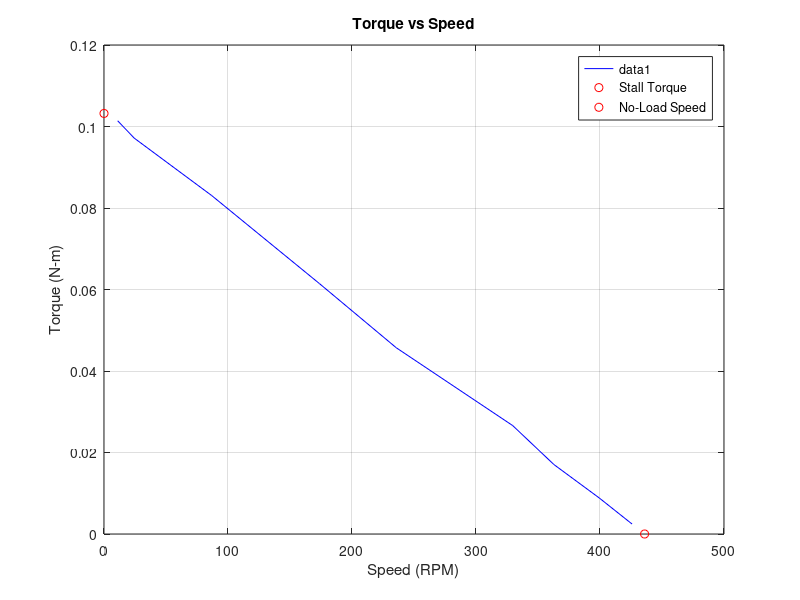
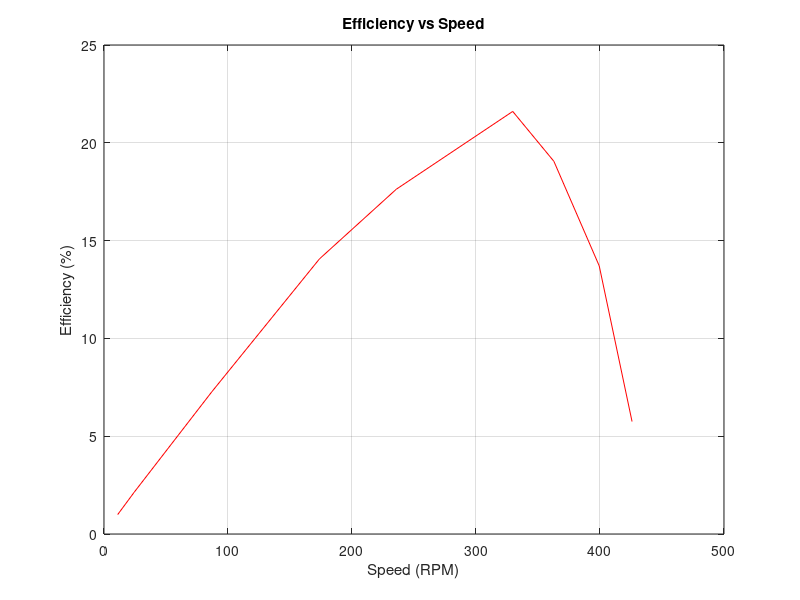

Recreate these plots in MATLAB, in order.
clear, clc, close all

data = load('Lab10_motordata.mat');

speed_rads = data.Speed;
torque_Nm = data.Torque;
current_A = data.Current;
voltage_V = data.Volt;

% Convert speed from rad/s to RPM
speed_rpm = (speed_rads * 60) / (2 * pi);

% Calculate the power output in watts
power_output = torque_Nm .* speed_rads;

% Calculate the power input in watts
power_input = current_A .* voltage_V;

% Calculate efficiency
efficiency = (power_output ./ power_input) * 100;

% Generate Torque vs Speed Plot
figure;
plot(speed_rpm, torque_Nm, 'b-');
xlabel('Speed (RPM)');
ylabel('Torque (N-m)');
title('Torque vs Speed');
grid on;

coeffs = polyfit(speed_rpm, torque_Nm, 1);
stall_torque = coeffs(2); % Stall torque is the y-intercept
no_load_speed = -stall_torque / coeffs(1); % No-load speed, solve for x when y=0

% Add stall torque and no-load speed to the plot
hold on;
plot(0, stall_torque, 'ro', 'DisplayName', 'Stall Torque'); % Stall Torque point
plot(no_load_speed, 0, 'ro', 'DisplayName', 'No-Load Speed'); % No-load speed point
legend show;
hold off;
% Generate Efficiency vs Speed Plot
figure;
plot(speed_rpm, efficiency, 'r-');
xlabel('Speed (RPM)');
ylabel('Efficiency (%)');
title('Efficiency vs Speed');
grid on;
